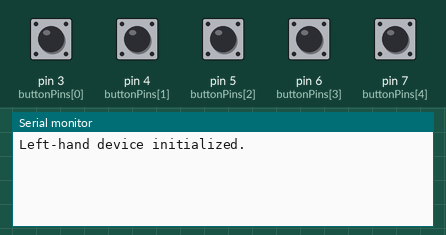
Simulated run of this sketch. Board: Arduino Uno, built with avr-gcc and run on an emulated ATmega328P. On the bench: the last lines printed to the serial monitor. Inputs (shaded band) come from the test bench; at power-on: pin 3 (buttonPins[0]), pin 4 (buttonPins[1]), pin 5 (buttonPins[2]), pin 6 (buttonPins[3]), pin 7 (buttonPins[4]) HIGH.

Above: at 1.2 s.
1.3 s: pin 3 (buttonPins[0]) pulled LOW for 0.15 s
At 1.9 s:
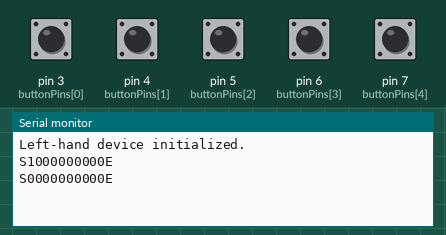
2.9 s: pin 4 (buttonPins[1]) pulled LOW for 0.15 s
At 4.1 s:
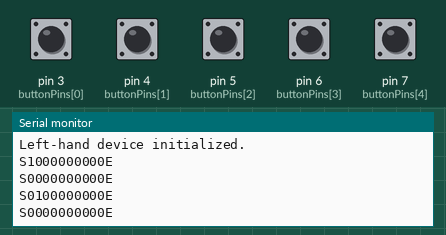
4.5 s: pin 5 (buttonPins[2]) pulled LOW for 0.15 s
At 5.7 s:
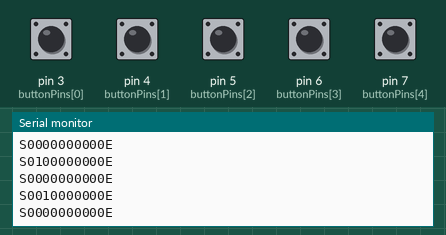
6.1 s: pin 6 (buttonPins[3]) pulled LOW for 0.15 s
At 6.7 s:
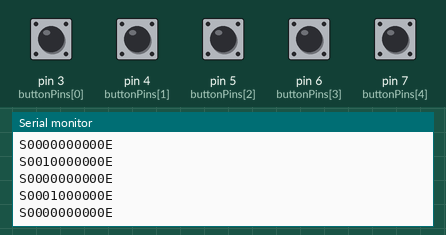
7.7 s: pin 7 (buttonPins[4]) pulled LOW for 0.15 s
At 8.3 s:
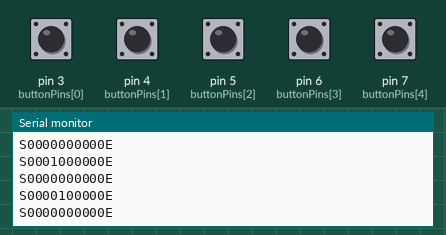
Timing chart, 0 to 10.3 s (numbered marks = the images above; inputs shaded):
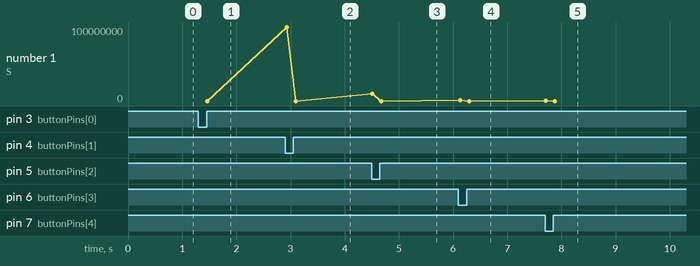

The sketch:

Type_It_Left_Hand_Slave.ino
```cpp
#include <SoftwareSerial.h>

// Define pins for buttons
const int buttonPins[5] = {3, 4, 5, 6, 7};

// Variables to store button states
int buttonStates[5];
int prevButtonStates[5];

// SoftwareSerial for communication with the right-hand device
SoftwareSerial BTSerialRight(8, 9); // RX, TX

// SoftwareSerial for communication with PC/laptop
SoftwareSerial BTSerialPC(10, 11); // RX, TX

// Variables to store right-hand data
char rightHandData[5] = {'0', '0', '0', '0', '0'};

void setup() {
  // Initialize Serial Monitor for debugging (optional)
  Serial.begin(9600);

  // Initialize SoftwareSerial ports
  BTSerialRight.begin(9600); // Ensure this matches the HC-05's baud rate
  BTSerialPC.begin(9600);    // Baud rate for communication with PC

  // Set BTSerialRight as the active listener
  BTSerialRight.listen();

  // Initialize button pins with INPUT_PULLUP
  for (int i = 0; i < 5; i++) {
    pinMode(buttonPins[i], INPUT_PULLUP);
    buttonStates[i] = digitalRead(buttonPins[i]);
    prevButtonStates[i] = buttonStates[i];
  }

  Serial.println("Left-hand device initialized.");
}

void loop() {
  // Read current button states
  for (int i = 0; i < 5; i++) {
    buttonStates[i] = digitalRead(buttonPins[i]);
  }

  // Check if own button states have changed
  bool stateChanged = false;
  for (int i = 0; i < 5; i++) {
    if (buttonStates[i] != prevButtonStates[i]) {
      stateChanged = true;
      break;
    }
  }

  // Read data from right-hand device
  bool rightHandDataReceived = false;
  BTSerialRight.listen(); // Ensure BTSerialRight is the active listener

  // Check if there are at least 7 bytes available
  while (BTSerialRight.available() >= 7) {
    // Read data packet from right-hand device
    char dataFromRight[7]; // Expected data packet size is 7
    int index = 0;
    while (index < 7) {
      dataFromRight[index] = BTSerialRight.read();
      index++;
    }

    if (dataFromRight[0] == 'S' && dataFromRight[6] == 'E') {
      // Valid data packet received
      // Update rightHandData
      for (int i = 0; i < 5; i++) {
        rightHandData[i] = dataFromRight[i + 1]; // Positions 1 to 5
      }
      rightHandDataReceived = true;

      // Optional: For debugging, print received data
      Serial.print("Received data from right-hand: ");
      for (int i = 0; i < 7; i++) {
        Serial.print(dataFromRight[i]);
      }
      Serial.println();
    } else {
      // Invalid data packet received
      Serial.println("Invalid data packet from right-hand device.");
    }
  }

  // If state changed or right-hand data received, send combined data
  if (stateChanged || rightHandDataReceived) {
    sendCombinedData();
  }

  // Update previous button states
  for (int i = 0; i < 5; i++) {
    prevButtonStates[i] = buttonStates[i];
  }

  // Small delay to debounce buttons
  delay(50);
}

void sendCombinedData() {
  // Create an array to hold the combined data
  char combinedData[12];

  // Start bit
  combinedData[0] = 'S'; // ASCII code 83

  // Left-hand button states
  for (int i = 0; i < 5; i++) {
    if (buttonStates[i] == LOW) {
      // Button is pressed (since using INPUT_PULLUP, LOW means pressed)
      combinedData[i + 1] = '1'; // ASCII code 49
    } else {
      combinedData[i + 1] = '0'; // ASCII code 48
    }
  }

  // Right-hand button states
  for (int i = 0; i < 5; i++) {
    combinedData[i + 6] = rightHandData[i];
  }

  // Stop bit
  combinedData[11] = 'E'; // ASCII code 69

  // Send the combined data via Bluetooth to PC
  for (int i = 0; i < 12; i++) {
    BTSerialPC.write(combinedData[i]);
    Serial.print(combinedData[i]); // Optional debugging
  }
  Serial.println(); // New line for readability
}
```

Measured:
- after the input at 1.3 s, the serial monitor: prints a new line at once (image 1)
- after the input at 2.9 s, the serial monitor: prints a new line at once (image 2)
- after the input at 4.5 s, the serial monitor: prints a new line at once (image 3)
- after the input at 6.1 s, the serial monitor: prints a new line at once (image 4)
- after the input at 7.7 s, the serial monitor: prints a new line at once (image 5)
